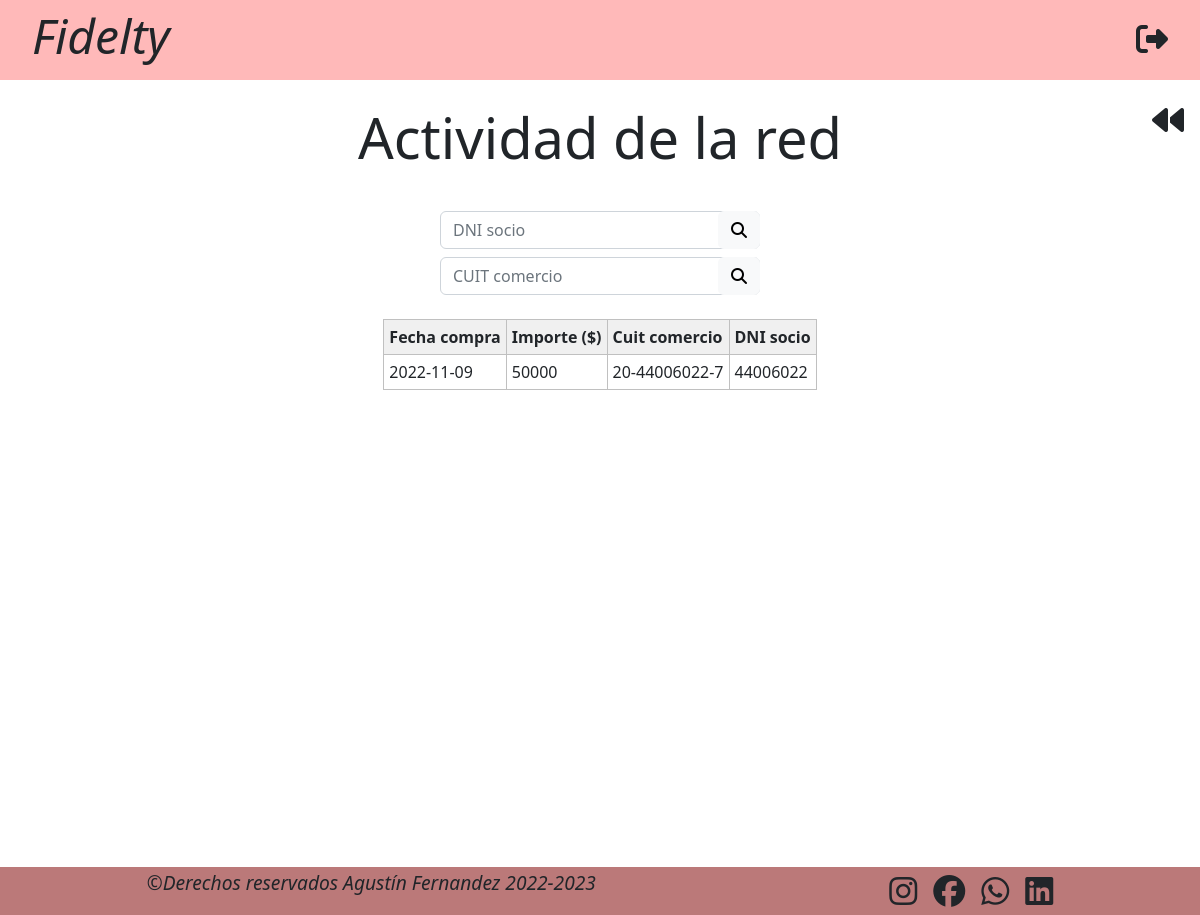
Screenshot of /actividad_red.php (signed in) with the database file from the repository.
### tables this page shows
CREATE TABLE `compras` (
  `id_compra` int(5) NOT NULL,
  `fecha` date NOT NULL,
  `importe` int(10) NOT NULL,
  `cuit_comercio` varchar(20) NOT NULL,
  `dni_socio` int(8) NOT NULL
);

### actividad_red.php (the view, shortened to what this page needs)
<!DOCTYPE html>
<html lang="en">
<head>
    <link href="https://cdn.jsdelivr.net/npm/bootstrap@5.2.1/dist/css/bootstrap.min.css" rel="stylesheet">
    <link rel="stylesheet" href="https://cdnjs.cloudflare.com/ajax/libs/toastr.js/latest/toastr.min.css">
    <link rel="stylesheet" href="css/styles_canjes.css">
</head>
<body>
    <header>
        <h2 class="display-5 text-center"><a href="index_admin.php">Fidelty</a></h2>
        <a href="php/funciones.php?session_destroy=true"><i class="fa-solid fa-right-from-bracket"></i></a>
    </header>
    <a class="go_back" href="index_admin.php">
        <i class="fa-solid fa-backward"></i>
    </a>
    <h1 class="display-4 text-center mt-4 mb-4">Actividad de la red</h1>
    <main class="main_admin_canjes-socios">
        <form class="searchbar_container" method="get" action="actividad_red.php">
            <div class="searchbar">
                <input name="socio" type="text" class="form-control" placeholder="DNI socio" value="<?php if(isset($_GET['socio']) and $_GET['socio']!="") echo $_GET['socio']; ?>" >
                <button type="submit" class="btn btn-light"><i class="fa-solid fa-magnifying-glass"></i></button>
            </div>
            <div class="searchbar mt-2">
                <input name="comercio" type="text" class="form-control" placeholder="CUIT comercio" value="<?php if(isset($_GET['comercio']) and $_GET['comercio']!="") echo $_GET['comercio']; ?>">
                <button type="submit" class="btn btn-light"><i class="fa-solid fa-magnifying-glass"></i></button>
            </div>
        </form>
        <table class="tabla mt-4">
                <?php
                include("php/conexion.php");
                if((isset($_GET['socio']) and $_GET['socio'] != '')and(isset($_GET['comercio']) and $_GET['comercio'] != '')){
                    $result = mysqli_query($conexion, "SELECT c.fecha, c.importe, c.cuit_comercio, c.dni_socio FROM compras c WHERE c.dni_socio = '".$_GET['socio']."' AND c.cuit_comercio = '".$_GET['comercio']."' ORDER BY c.cuit_comercio;");
                }else if (isset($_GET['socio']) and $_GET['socio'] != '') {
                    $result = mysqli_query($conexion, "SELECT c.fecha, c.importe, c.cuit_comercio, c.dni_socio FROM compras c WHERE c.dni_socio = '".$_GET['socio']."' ORDER BY c.fecha DESC;");
                } else if (isset($_GET['comercio']) and $_GET['comercio'] != ''){
                    $result = mysqli_query($conexion, "SELECT c.fecha, c.importe, c.cuit_comercio, c.dni_socio FROM compras c WHERE c.cuit_comercio = '".$_GET['comercio']."' ORDER BY c.fecha DESC;");
                } else {
                    $result = mysqli_query($conexion, "SELECT c.fecha, c.importe, c.cuit_comercio, c.dni_socio FROM compras c");
                }
                if( mysqli_num_rows($result)>0 ){
                    echo "
                    <caption></caption>
                        <thead>
                            <tr>
                                <th>Fecha compra</th>
                                <th>Importe ($)</th>
                                <th>Cuit comercio</th>
                                <th>DNI socio</th>
                            </tr>
                        </thead>
                        <tbody>";
                    $row = mysqli_fetch_assoc($result);
                    while ($row) {
                        echo "
                            <tr>
                                <td>" . $row['fecha'] . "</td>
                                <td>" . $row['importe'] . "</td>
                                <td>" . $row['cuit_comercio'] . "</td>
                                <td>" . $row['dni_socio'] . "</td>
                            </tr>
                        ";
                        $row = mysqli_fetch_assoc($result);
                    }
                    echo "</tbody>";
                } else {
                    echo "No se registraron compras";
                }
                ?>
        </table>
    </main>
    <footer>
        <p class="footer_derechos">©Derechos reservados Agustín Fernandez 2022-2023</p>
        <div class="footer_redes">
            <a href="#"><i class="fa-brands fa-instagram"></i></a>
            <a href="#"><i class="fa-brands fa-facebook"></i></a>
            <a href="#"><i class="fa-brands fa-whatsapp"></i></a>
            <a href="#"><i class="fa-brands fa-linkedin"></i></a>
        </div>
    </footer>
</body>
</html>

### css/styles_canjes.css (style rules this page uses)
* { margin: 0; padding: 0; box-sizing: border-box; }
a, a:link, a:visited, a:hover, a:active { color: inherit; text-decoration: inherit; font-weight: inherit; }
body { margin: 0; padding: 0; height: 100%; }
main { min-height: calc(100vh - 8rem); padding-top: 1rem; display: flex; flex-direction: column; justify-content: flex-start; align-items: center; }
header { width: 100%; height: 5rem; background-color: #ffb9b9; display: flex; justify-content: space-between; align-items: center; padding-left: 2rem; padding-right: 2rem; }
header h2 { font-style: italic; }
header i { font-size: 2rem; cursor: pointer; }
footer { width: 100%; height: 3rem; background-color: #bb7979; display: flex; justify-content: space-around; align-items: center; }
.footer_derechos { font-size: 1.2rem; font-style: italic; }
.footer_redes { font-size: 2rem; display: flex; gap: 1rem; }
.go_back { margin-top: 1rem; margin-left: 1rem; margin-bottom: 1rem; font-size: 2rem; display: flex; flex-direction: row-reverse; align-items: center; gap: 1rem; position: fixed; top: 5rem; right: 1rem; font-size: 2rem; }
.tabla { border: 1px solid #C0C0C0; border-collapse: collapse; padding: 5px; margin-left: auto; margin-right: auto; width: auto; }
.tabla th { border: 1px solid #C0C0C0; padding: 5px; background: #F0F0F0; }
.tabla td { border: 1px solid #C0C0C0; padding: 5px; }
.searchbar_container { width: 20rem; height: auto; margin-left: auto; margin-right: auto; align-self: start; }
.searchbar { position: relative; }
.searchbar button { position: absolute; right: 0; top: 0; }

### rows the page displays
compras: fecha "2022-11-09", importe "50000", cuit_comercio "20-44006022-7", dni_socio "44006022"
